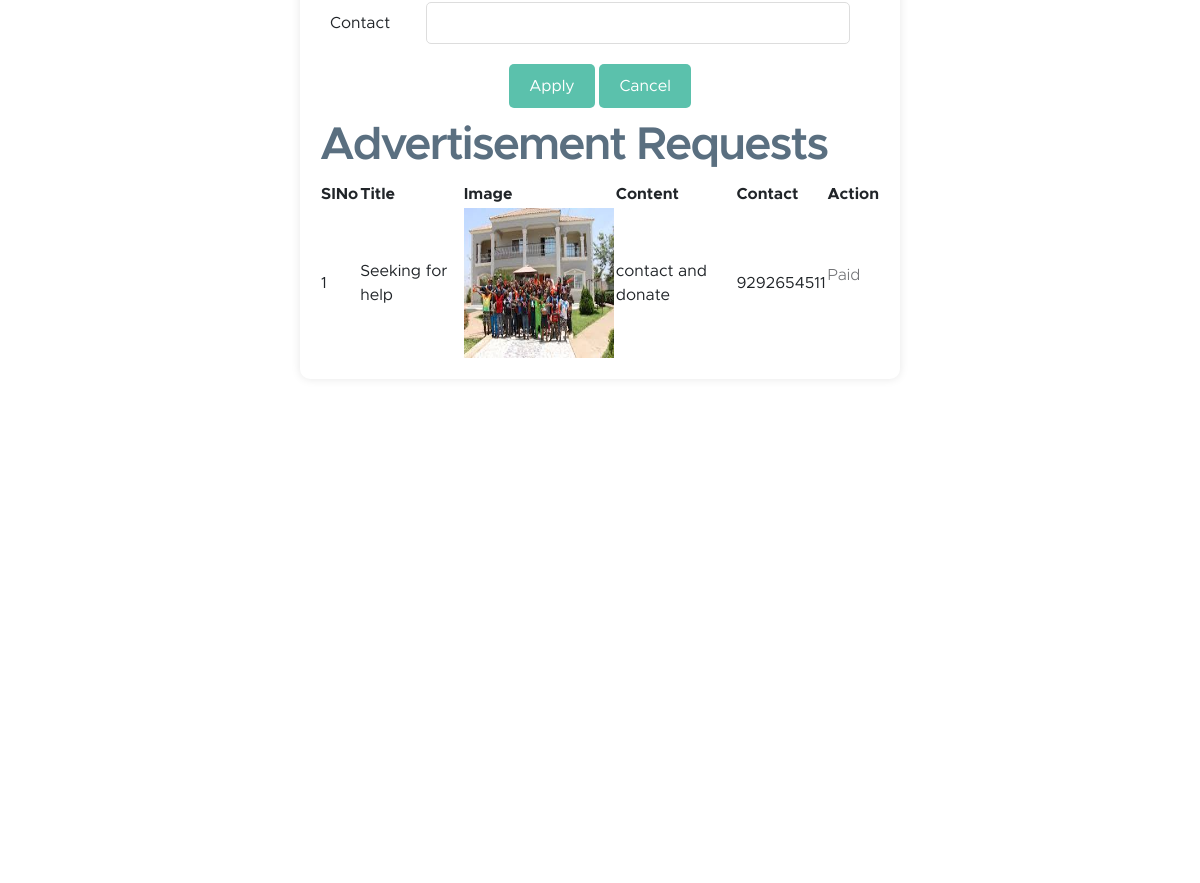
The page /Helpers/advertisement/ (signed in, middle part) on the database as committed earlier.
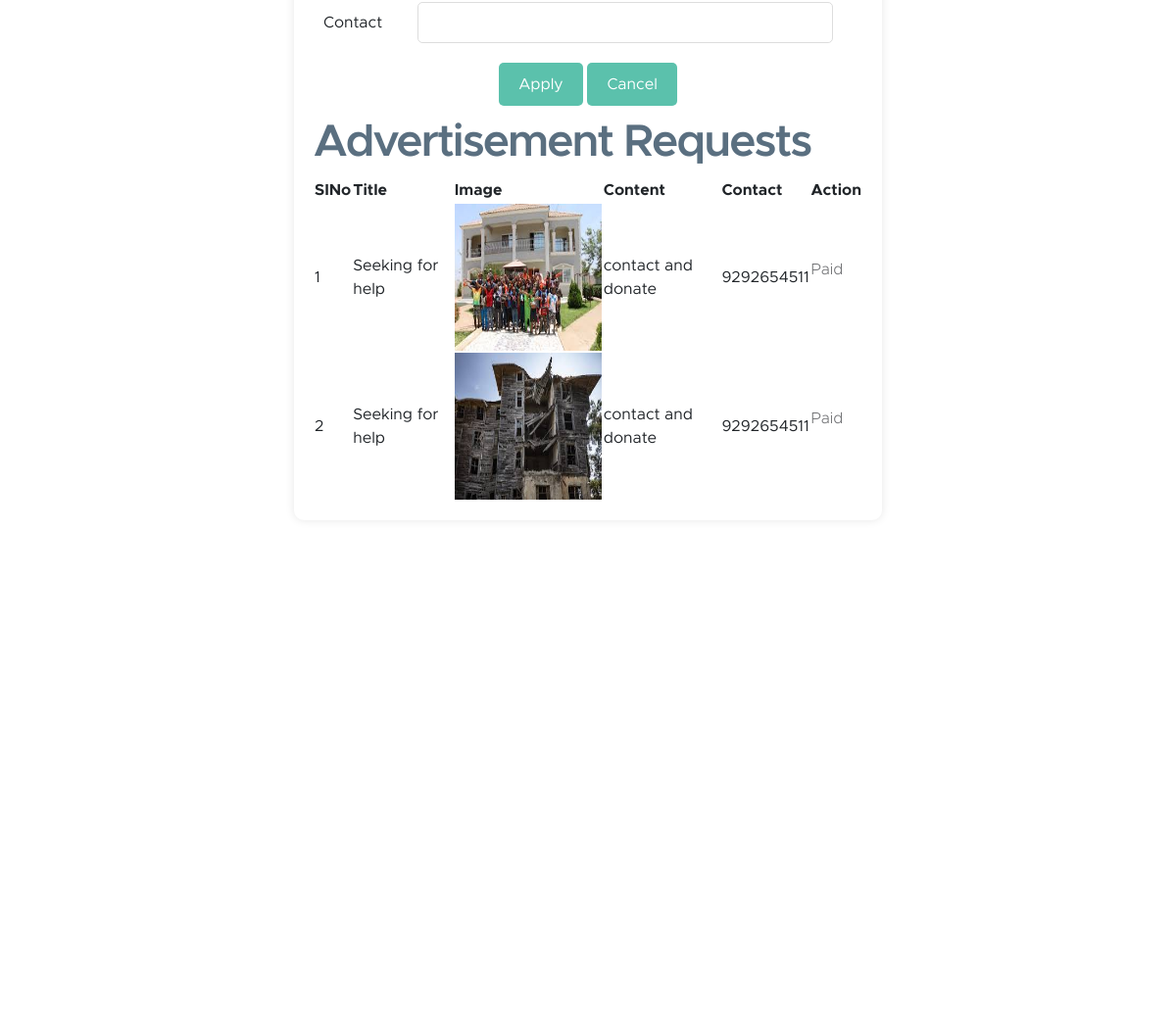
The same page on the database as committed later.
### Helpers/models.py (models this page shows)
class tbl_advertisement(models.Model):
    ad_title=models.CharField(max_length=50)
    ad_image=models.FileField(upload_to="Advertisements/")
    ad_content=models.CharField(max_length=50)
    ad_contact=models.CharField(max_length=50)
    helpers=models.ForeignKey(tbl_helper,on_delete=models.CASCADE)
    status=models.CharField(max_length=50,default=0,null=True)

### Helpers/views.py (the view)
# urls.py: path('advertisement/',views.advertisement,name="advertisement"),
def advertisement(request):
    ad=tbl_advertisement.objects.all()
    hdata=tbl_helper.objects.get(id=request.session['hid'])
    addata=tbl_advertisement.objects.filter(helpers=hdata)
    if request.method=="POST":
        title=request.POST.get("ad_title")
        image=request.FILES.get("ad_image")
        content=request.POST.get("ad_content")
        contact=request.POST.get("ad_contact")
        tbl_advertisement.objects.create(ad_title=title,ad_image=image,ad_content=content,ad_contact=contact,helpers=hdata)
        return render(request,'Helpers/Advertisement.html',{'ad':ad,'addata':addata})
    else:
        return render(request,'Helpers/Advertisement.html',{'ad':ad,'addata':addata})

### Helpers/Templates/Helpers/Advertisement.html (shortened to what this page needs)
{% extends 'Helpers/header.html' %}
{% load static %}
{% block content %}
<!DOCTYPE html>
<html lang="en">
<head>
</head>
<body>
    <div class="container" style="max-width: 600px; margin: 50px auto; background-color: white; padding: 20px; border-radius: 10px; box-shadow: 0px 0px 10px 0px rgba(0,0,0,0.1);">
        <form action="" method="post" enctype="multipart/form-data">
            <table border="0" style="width: 100%;">
                <tr>
                    <td style="padding: 10px;">Contact</td>
                    <td style="padding: 10px;"><input type="text" name="ad_contact" id="ad_contact" style="width: calc(100% - 20px); padding: 8px; border: 1px solid #ddd; border-radius: 5px;"></td>
                </tr>
                <tr>
                    <td colspan="2" align="center" style="padding: 10px;">
                        <input type="submit" value="Apply" style="padding: 10px 20px; background-color: #5bc1ac; color: white; border: none; border-radius: 5px; cursor: pointer;">
                        <input type="reset" value="Cancel" style="padding: 10px 20px; background-color: #5bc1ac; color: white; border: none; border-radius: 5px; cursor: pointer;">
                    </td>
                </tr>
            </table>
            <h2>Advertisement Requests</h2>
        <table>
            <tr>
                <th>SINo</th>
                <th>Title</th>
                <th>Image</th>
                <th>Content</th>
                <th>Contact</th>
                <th>Action</th>
            </tr>
            {% for i in addata %}
            <tr>
                <td>{{forloop.counter}}</td>
                <td>{{i.ad_title}}</td>
                <td><img src="{{ i.ad_image.url }}" alt="Image" width="150" height="150"></td>
                <td>{{i.ad_content}}</td>
                <td>{{i.ad_contact}}</td>
                <td>{% if i.status == "1" %}
                    <p>Accepted | <a href="{% url 'Helpers:ad_pay' i.id %}">PAY now</a></p>
                    {% elif i.status == "2" %}
                    <p>Rejected</p>
                    {% elif i.status == "3" %}
                    <p>Paid</p>
                    {% else %}
                    <p>Pending</p>
                    {% endif %}
                    </td>
            </tr>
            {% endfor %}
        </table>
        </form>
    </div>
</body>
</html>
{% endblock content %}

Rows that differ between the two databases and show on the page:
added tbl_advertisement: ad_title "Seeking for help", ad_image (picture), ad_content "contact and donate", ad_contact "9292654511", status "Paid"
